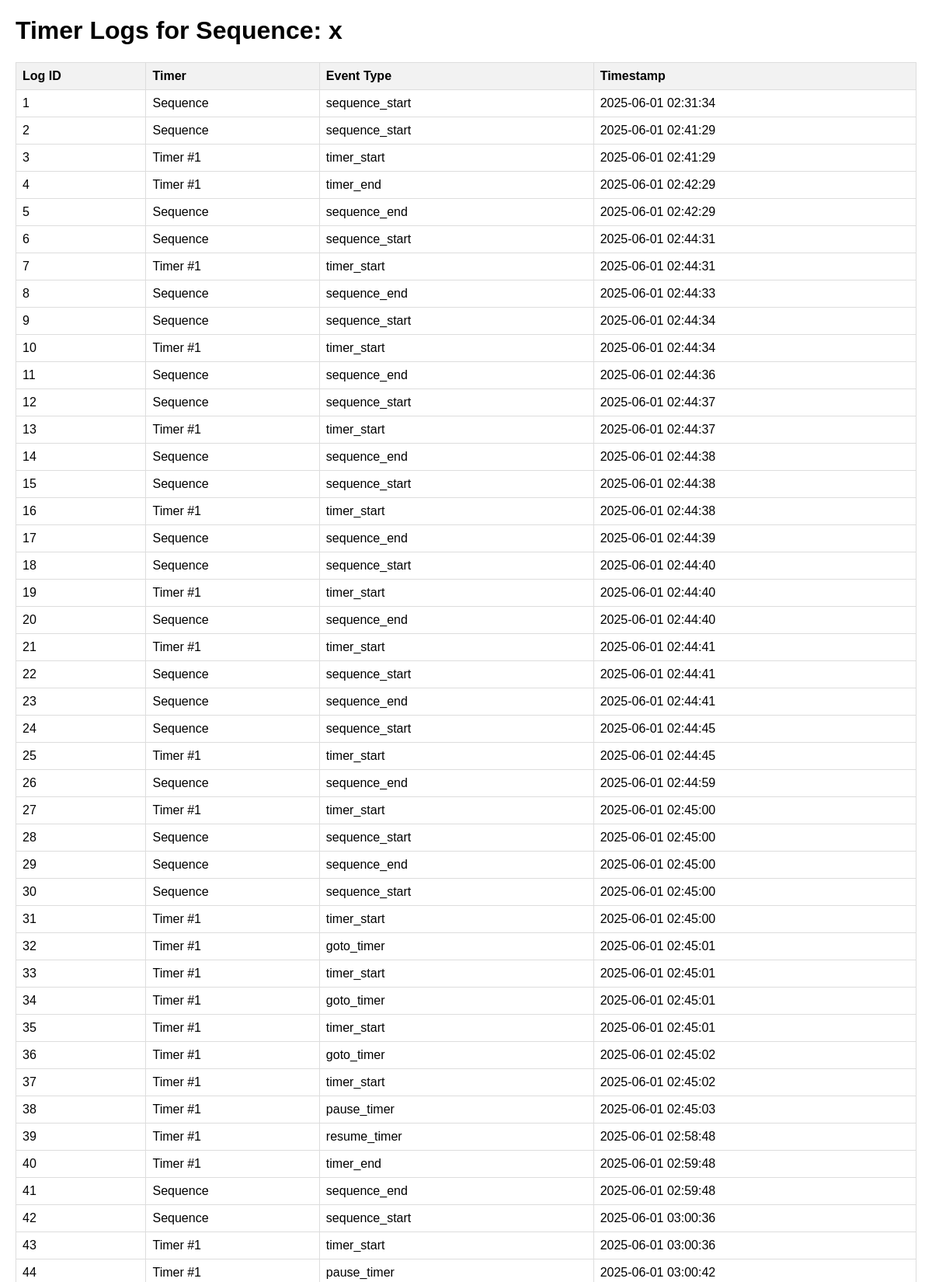
Page /logs/Zrafo5UtQeU (upper part) on the committed database.
### app.py (models this page shows, shortened)
class CounterLog(db.Model):
    id = db.Column(Integer, primary_key=True)
    sequence_id = db.Column(String(20), ForeignKey('sequence.id'), nullable=False)
    timer_order = db.Column(Integer, nullable=True) # Renamed from timer_id to timer_order for clarity
    event_type = db.Column(String(50), nullable=False) # Increased length for more descriptive events
    timestamp = db.Column(DateTime(timezone=False), server_default=func.now())
    sequence_rel = relationship('Sequence', backref='logs')

class Timer(db.Model):
    id = db.Column(Integer, primary_key=True)
    sequence_id = db.Column(String(20), ForeignKey('sequence.id'), nullable=False)
    timer_name = db.Column(String(100))
    duration = db.Column(Integer, nullable=False)
    timer_order = db.Column(Integer, nullable=False) # 0-based index
    color = db.Column(String(7), default="#4caf50")
    alarm_sound = db.Column(String(100), default="alarm.mp3")

### app.py (the view)
@app.route("/logs/<sequence_id>")
def show_logs(sequence_id):
    sequence = Sequence.query.get_or_404(sequence_id)
    logs_raw = db.session.query(CounterLog, Timer)\
                     .outerjoin(Timer, (CounterLog.sequence_id == Timer.sequence_id) & (CounterLog.timer_order == Timer.timer_order))\
                     .filter(CounterLog.sequence_id == sequence_id)\
                     .order_by(CounterLog.timestamp).all()
    logs_formatted = []
    for log_entry, timer_info in logs_raw:
        log_dict = {
            'id': log_entry.id,
            'sequence_id': log_entry.sequence_id,
            'timer_order': log_entry.timer_order,
            'event_type': log_entry.event_type,
            'timestamp': log_entry.timestamp,
            'timer_name': timer_info.timer_name if timer_info else None # Get timer name if available
        }
        logs_formatted.append(log_dict)
    sequence_name_display = sequence.name if sequence.name else f"Sequence {sequence_id}"
    return render_template("logs.html", logs=logs_formatted, sequence_id=sequence_id, sequence_name_for_logs=sequence_name_display)

### app.py (called while the page is built, shortened)
    def __call__(self, environ, start_response):
        script_name = environ.get('HTTP_X_SCRIPT_NAME', '')
        return self.app(environ, start_response)

### templates/logs.html (shortened to what this page needs)
<!DOCTYPE html>
<html>
<head>
    <link rel="stylesheet" href="{{ url_for('static', filename='style.css') }}" />
</head>
<body>
    <h1>Timer Logs for Sequence: {{ sequence_name_for_logs }}</h1>
    <table>
        <thead>
            <tr>
                <th>Log ID</th>
                <th>Timer</th>
                <th>Event Type</th>
                <th>Timestamp</th>
            </tr>
        </thead>
        <tbody>
            {% for log in logs %}
            <tr>
                <td>{{ log.id }}</td>
                <td>
                    {% if log.timer_name %}
                    {{ log.timer_name }} (#{{ log.timer_order + 1 }})
                    {% elif log.timer_order is not none %}
                    Timer #{{ log.timer_order + 1 }}
                    {% else %}
                    Sequence
                    {% endif %}
                </td>
                <td>{{ log.event_type }}</td>
                <td>{{ log.timestamp }}</td>
            </tr>
            {% endfor %}
        </tbody>
    </table>
</body>
</html>

### static/style.css (style rules this page uses)
body { margin: 0; padding: 0; font-family: 'Courier New', Courier, monospace; }
table { width: 100%; border-collapse: collapse; margin-top: 20px; }
th, td { border: 1px solid #ddd; padding: 8px; text-align: left; }
th { background-color: #f2f2f2; }

### templates/logs.html (style rules this page uses)
body { font-family: sans-serif; margin: 20px; }
table { width: 100%; border-collapse: collapse; margin-top: 20px; }
th, td { border: 1px solid #ddd; padding: 8px; text-align: left; }
th { background-color: #f2f2f2; }

### rows in the picture
CounterLog: id "1", shows "Sequence", event_type "sequence_start", timestamp "2025-06-01 02:31:34"
CounterLog: id "2", shows "Sequence", event_type "sequence_start", timestamp "2025-06-01 02:41:29"
Timer: id "3", log.timer_order+1 "1", event_type "timer_start", timestamp "2025-06-01 02:41:29", id "4", event_type "timer_end", timestamp "2025-06-01 02:42:29", id "7", timestamp "2025-06-01 02:44:31", id "10", timestamp "2025-06-01 02:44:34", id "13", timestamp "2025-06-01 02:44:37", id "16", timestamp "2025-06-01 02:44:38", id "19", timestamp "2025-06-01 02:44:40", id "21", timestamp "2025-06-01 02:44:41", id "25", timestamp "2025-06-01 02:44:45", id "27", timestamp "2025-06-01 02:45:00", id "31", id "32", event_type "goto_timer", timestamp "2025-06-01 02:45:01", id "33", id "34", id "35", id "36", timestamp "2025-06-01 02:45:02", id "37", id "38", event_type "pause_timer", timestamp "2025-06-01 02:45:03", id "39", event_type "resume_timer", timestamp "2025-06-01 02:58:48", id "40", timestamp "2025-06-01 02:59:48", id "43", timestamp "2025-06-01 03:00:36", id "44", timestamp "2025-06-01 03:00:42"
CounterLog: id "5", shows "Sequence", event_type "sequence_end", timestamp "2025-06-01 02:42:29"
CounterLog: id "6", shows "Sequence", event_type "sequence_start", timestamp "2025-06-01 02:44:31"
CounterLog: id "8", shows "Sequence", event_type "sequence_end", timestamp "2025-06-01 02:44:33"
CounterLog: id "9", shows "Sequence", event_type "sequence_start", timestamp "2025-06-01 02:44:34"
CounterLog: id "11", shows "Sequence", event_type "sequence_end", timestamp "2025-06-01 02:44:36"
CounterLog: id "12", shows "Sequence", event_type "sequence_start", timestamp "2025-06-01 02:44:37"
CounterLog: id "14", shows "Sequence", event_type "sequence_end", timestamp "2025-06-01 02:44:38"
CounterLog: id "15", shows "Sequence", event_type "sequence_start", timestamp "2025-06-01 02:44:38"
CounterLog: id "17", shows "Sequence", event_type "sequence_end", timestamp "2025-06-01 02:44:39"
CounterLog: id "18", shows "Sequence", event_type "sequence_start", timestamp "2025-06-01 02:44:40"
CounterLog: id "20", shows "Sequence", event_type "sequence_end", timestamp "2025-06-01 02:44:40"
CounterLog: id "22", shows "Sequence", event_type "sequence_start", timestamp "2025-06-01 02:44:41"
CounterLog: id "23", shows "Sequence", event_type "sequence_end", timestamp "2025-06-01 02:44:41"
CounterLog: id "24", shows "Sequence", event_type "sequence_start", timestamp "2025-06-01 02:44:45"
CounterLog: id "26", shows "Sequence", event_type "sequence_end", timestamp "2025-06-01 02:44:59"
CounterLog: id "28", shows "Sequence", event_type "sequence_start", timestamp "2025-06-01 02:45:00"
CounterLog: id "29", shows "Sequence", event_type "sequence_end", timestamp "2025-06-01 02:45:00"
CounterLog: id "30", shows "Sequence", event_type "sequence_start", timestamp "2025-06-01 02:45:00"
CounterLog: id "41", shows "Sequence", event_type "sequence_end", timestamp "2025-06-01 02:59:48"
CounterLog: id "42", shows "Sequence", event_type "sequence_start", timestamp "2025-06-01 03:00:36"

### other values in the picture
{{ sequence_name_for_logs }} "x"
